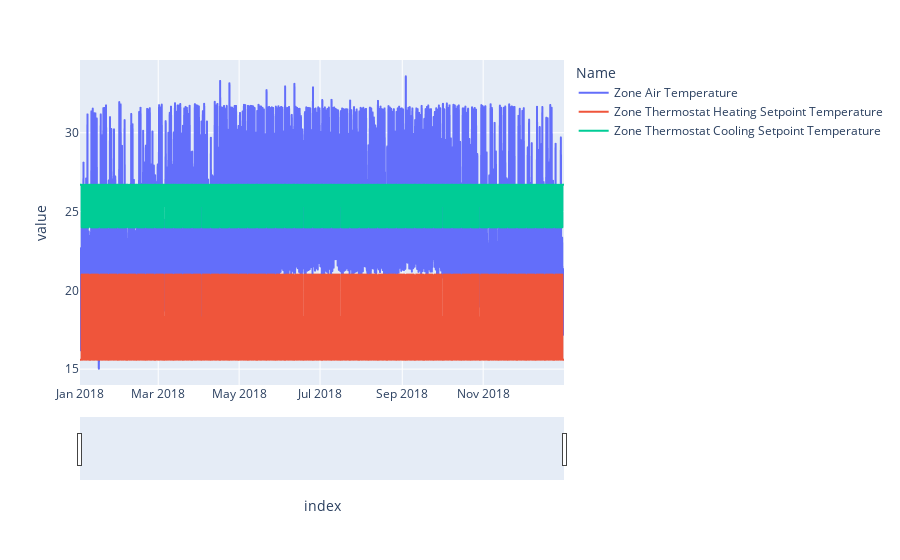

Notebook code cell kept with this figure:
### Code cell
import plotly.express as px

fig = px.line(
    df.filter(like=zone_name.value)
    .melt(ignore_index=False)
    .reset_index()
    .dropna(subset="value"),
    x="index",
    y="value",
    color="Name",
)
fig.update_xaxes(rangeslider_visible=True)
fig.show()

### Figure 1 — Plotly figure (JSON) as saved in the notebook; plotly's stock layout.template omitted (floating-point values rounded to 4 significant figures; data arrays with more than 128 entries replaced by an {"elided": "..."} marker saying what was removed)
{"data": [{"hovertemplate": "Name=Zone Air Temperature<br>index=%{x}<br>value=%{y}<extra></extra>", "legendgroup": "Zone Air Temperature", "line": {"color": "#636efa", "dash": "solid"}, "marker": {"symbol": "circle"}, "mode": "lines", "name": "Zone Air Temperature", "showlegend": true, "type": "scattergl", "x": {"elided": "17520 str values"}, "xaxis": "x", "y": {"elided": "17520 float values"}, "yaxis": "y"}, {"hovertemplate": "Name=Zone Thermostat Heating Setpoint Temperature<br>index=%{x}<br>value=%{y}<extra></extra>", "legendgroup": "Zone Thermostat Heating Setpoint Temperature", "line": {"color": "#EF553B", "dash": "solid"}, "marker": {"symbol": "circle"}, "mode": "lines", "name": "Zone Thermostat Heating Setpoint Temperature", "showlegend": true, "type": "scattergl", "x": {"elided": "8760 str values"}, "xaxis": "x", "y": {"elided": "8760 float values"}, "yaxis": "y"}, {"hovertemplate": "Name=Zone Thermostat Cooling Setpoint Temperature<br>index=%{x}<br>value=%{y}<extra></extra>", "legendgroup": "Zone Thermostat Cooling Setpoint Temperature", "line": {"color": "#00cc96", "dash": "solid"}, "marker": {"symbol": "circle"}, "mode": "lines", "name": "Zone Thermostat Cooling Setpoint Temperature", "showlegend": true, "type": "scattergl", "x": {"elided": "8760 str values"}, "xaxis": "x", "y": {"elided": "8760 float values"}, "yaxis": "y"}], "layout": {"legend": {"title": {"text": "Name"}, "tracegroupgap": 0}, "margin": {"t": 60}, "xaxis": {"anchor": "y", "domain": [0, 1], "rangeslider": {"visible": true}, "title": {"text": "index"}}, "yaxis": {"anchor": "x", "domain": [0, 1], "title": {"text": "value"}}}}
